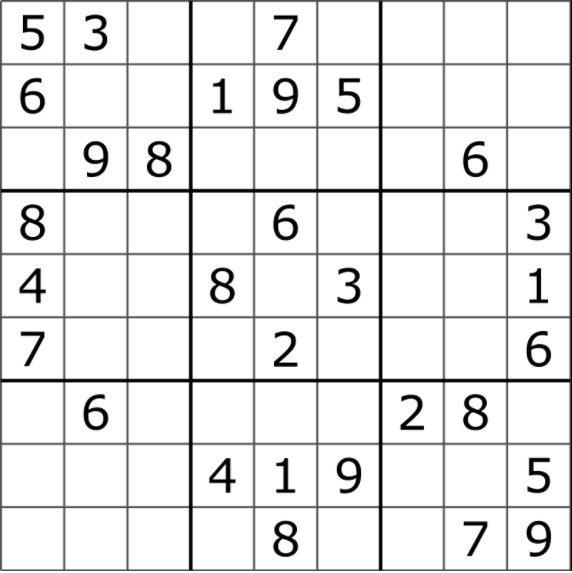
#> input picture imagenes/sudoku.png, 572 x 573 px, found by its file name
$ python L03_02_Superpixels.py
#> lines starting #> are read from the running program, lines starting #| are printed output that depends on the picture
import numpy as np
import cv2 as cv

img = cv.imread('imagenes\\sudoku.png')
#> img is the input picture: shape (573, 572, 3); min 0, max 255, mean 231.4


slic = cv.ximgproc.createSuperpixelSLIC(img, region_size=100, ruler = 20.0)

slic.iterate(10)
mask_slic = slic.getLabelContourMask()
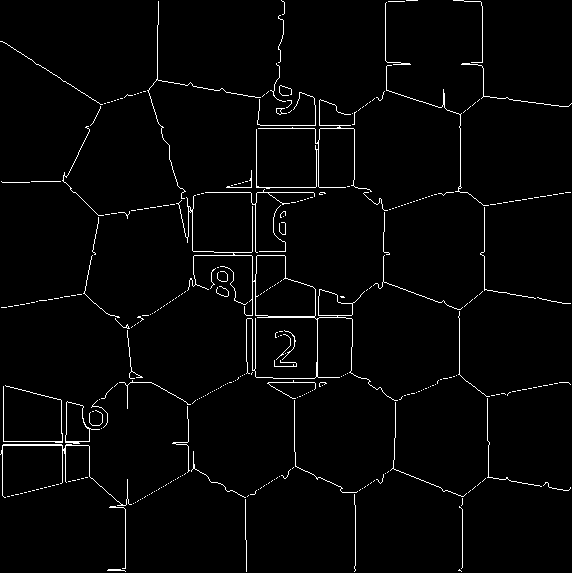
#> mask_slic: shape (573, 572); 2.3% white in thin lines or dots
label_slic = slic.getLabels()
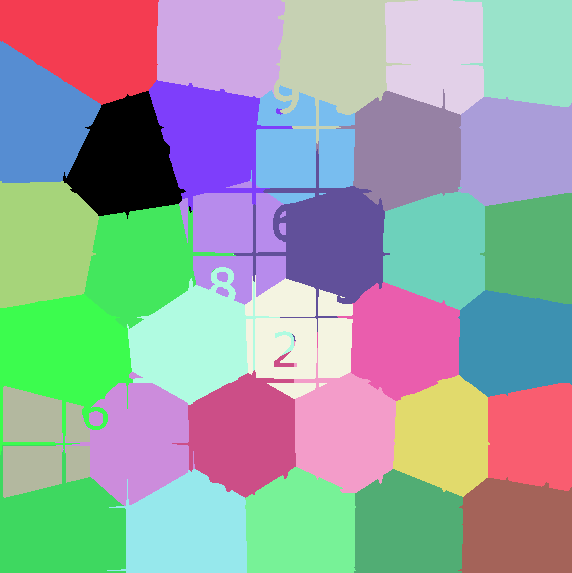
#> label_slic: shape (573, 572) int32; 33 distinct labels, from 0 to 32; one colour per label, 0 black
number_slic = slic.getNumberOfSuperpixels()
#> number_slic = 33
mask_inv_slic = cv.bitwise_not(mask_slic)
#> mask_inv_slic: shape (573, 572); 97.7% white; black in thin lines or dots

img_slic = cv.bitwise_and(img, img, mask=mask_inv_slic)
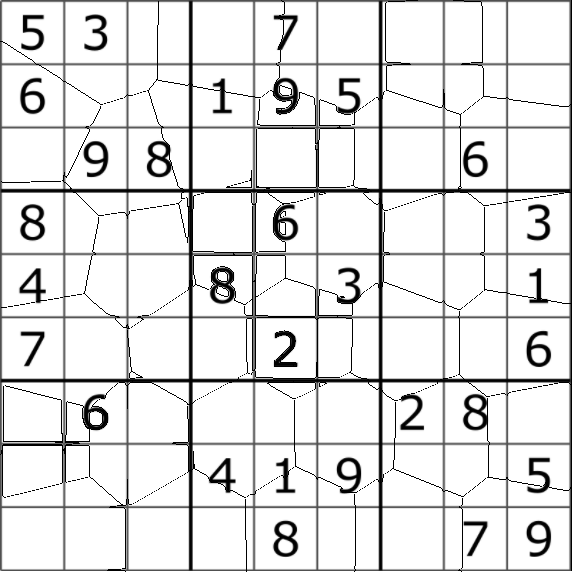
#> img_slic: shape (573, 572, 3); min 0, max 255, mean 226.3

cv.imshow("img_slic",img_slic)
cv.waitKey(0)
cv.destroyAllWindows()

cv.imwrite('SPS.jpg', img)
